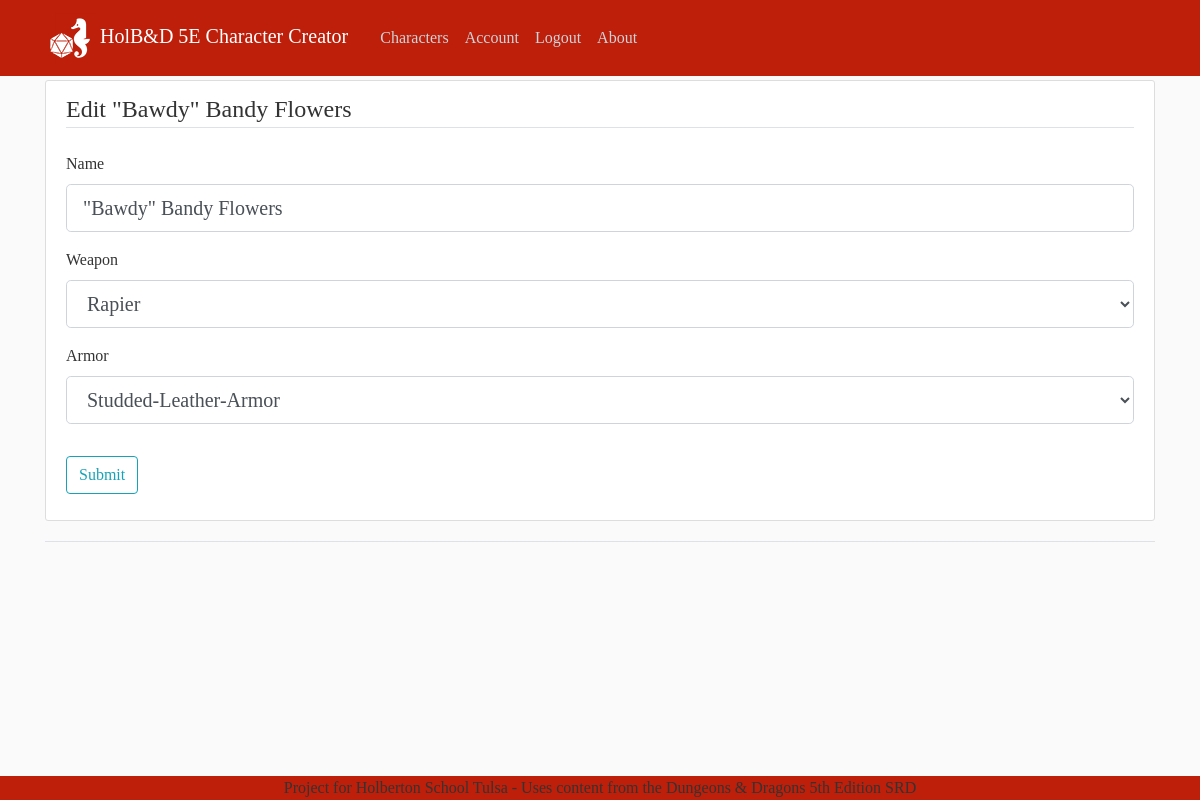
/2519a105/edit_character (signed in), run on the app's committed database.
### creator/models.py (models this page shows, shortened)
class Character(db.Model):
    id = db.Column(db.String(8), primary_key=True, autoincrement=False)
    name = db.Column(db.String(30))
    stat1 = db.Column(db.Integer)
    stat2 = db.Column(db.Integer)
    stat3 = db.Column(db.Integer)
    stat4 = db.Column(db.Integer)
    stat5 = db.Column(db.Integer)
    stat6 = db.Column(db.Integer)
    date_created = db.Column(db.DateTime, nullable=False, default=datetime.utcnow)
    strength = db.Column(db.Integer)
    dexterity = db.Column(db.Integer)
    constitution = db.Column(db.Integer)
    intelligence = db.Column(db.Integer)
    wisdom = db.Column(db.Integer)
    charisma = db.Column(db.Integer)
    ancestry = db.Column(db.String(20), nullable=False)
    heroic_class = db.Column(db.String(20), nullable=False)
    subclass = db.Column(db.String(20))
    pact_boon = db.Column(db.String(20))
    level = db.Column(db.Integer, nullable=False, default=1)
    hp1 = db.Column(db.Integer)
    hp2 = db.Column(db.Integer)
    hp3 = db.Column(db.Integer)
    hp4 = db.Column(db.Integer)
    hp5 = db.Column(db.Integer)
    hp6 = db.Column(db.Integer)
    hp7 = db.Column(db.Integer)
    hp8 = db.Column(db.Integer)
    hp9 = db.Column(db.Integer)
    hp10 = db.Column(db.Integer)
    hp11 = db.Column(db.Integer)
    hp12 = db.Column(db.Integer)
    hp13 = db.Column(db.Integer)
    hp14 = db.Column(db.Integer)
    hp15 = db.Column(db.Integer)
    hp16 = db.Column(db.Integer)
    hp17 = db.Column(db.Integer)
    hp18 = db.Column(db.Integer)
    hp19 = db.Column(db.Integer)
    hp20 = db.Column(db.Integer)
    weapon = db.Column(db.String(20))
    armor = db.Column(db.String(20))
    user_id = db.Column(db.Integer, db.ForeignKey('user.id'), nullable=False)

### creator/characters/routes.py (the view)
@characters.route('/<string:character_id>/edit_character', methods=['GET', 'POST'])
def edit_character(character_id):
    if current_user.is_authenticated:
        character = Character.query.get(character_id)
        if character.player != current_user:
            flash(f"{character.name} doesn't belong to you!")
            return redirect(url_for('characters.my_characters'))
        else:
            form = EditCharacterForm()
            if form.validate_on_submit():
                character.name = form.name.data
                character.weapon = form.weapon.data
                character.armor = form.armor.data
                db.session.commit()
                flash(f'{character.name} has been updated!', 'success')
                return redirect(url_for('characters.character_sheet',
                                        character_id=character.id))
            elif request.method == 'GET':
                form.name.data = character.name
                form.weapon.data = character.weapon
                form.armor.data = character.armor
    else:
        flash('Please login', 'danger')
        return redirect(url_for('users.login'))
    return render_template('edit_character.html', title=f'Edit {character.name}',
                           form=form, character=character)

### creator/characters/forms.py
class EditCharacterForm(FlaskForm):
    name = StringField('Name', validators=[DataRequired()])
    weapon = SelectField('Weapon', choices=[
        '-Please Choose-', 'Battleaxe', 'Club', 'Crossbow-Light', 'Dagger',
        'Flail', 'Glaive', 'Greataxe',  'Greatclub', 'Greatsword', 'Halberd',
        'Longbow', 'Longsword', 'Mace', 'Maul', 'Rapier', 'Quarterstaff',
        'Scimitar', 'Shortbow', 'Shortsword', 'Spear'
    ], validators=[DataRequired()])
    armor = SelectField('Armor', choices=[
        '-Please Choose-', 'Padded-Armor', 'Leather-Armor', 'Studded-Leather-Armor',
        'Hide-Armor', 'Chain-Shirt', 'Scale-Mail', 'Breastplate',
        'Half-Plate-Armor', 'Ring-Mail', 'Chain-Mail', 'Splint-Armor', 'Plate-Armor'
    ], validators=[DataRequired()])
    submit = SubmitField('Submit')

### creator/models.py (called while the page is built)
@login_manager.user_loader
def load_user(user_id):
    return User.query.get(str(user_id))

### creator/templates/edit_character.html (shortened to what this page needs)
{% extends "layout.html" %}
{% block content %}
<div class="content-section">
    <form method="POST" action="">
        <fieldset class="form-group">
            <legend class="border-bottom mb-4">Edit {{ character.name  }}</legend>
            <div class="form-group">
                {{ form.name.label(class="form-control-label") }}
                {% if form.name.errors %}
                    {{ form.name(class="form-control form-control-lg is-invalid") }}
                    <div class="invalid-feedback">
                        {% for error in form.name.errors %}
                            <span>{{ error }}</span>
                        {% endfor %}
                    </div>
                {% else %}
                    {{ form.name(class="form-control form-control-lg") }}
                {% endif %}
            </div>
            <div class="form-group">
                {{ form.weapon.label(class="form-control-label") }}
                {% if form.weapon.errors %}
                    {{ form.weapon(class="form-control form-control-lg is-invalid") }}
                    <div class="invalid-feedback">
                        {% for error in form.weapon.errors %}
                            <span>{{ error }}</span>
                        {% endfor %}
                    </div>
                {% else %}
                    {{ form.weapon(class="form-control form-control-lg") }}
                {% endif %}
            </div>
            <div class="form-group">
                {{ form.armor.label(class="form-control-label") }}
                {% if form.armor.errors %}
                    {{ form.armor(class="form-control form-control-lg is-invalid") }}
                    <div class="invalid-feedback">
                        {% for error in form.armor.errors %}
                            <span>{{ error }}</span>
                        {% endfor %}
                    </div>
                {% else %}
                    {{ form.armor(class="form-control form-control-lg") }}
                {% endif %}
            </div>
        </fieldset>
        <div class="form-group">
            {{ form.submit(class="btn btn-outline-info") }}
        </div>
    </form>
</div>
<div class="border-top pt-3"></div>
{% endblock content %}

### creator/static/main.css (style rules this page uses)
body { background: #fafafa; color: #333333; margin-top: 5rem; height: auto; font-family: serif; }
.content-section { background: #ffffff; padding: 10px 20px; border: 1px solid #dddddd; border-radius: 3px; margin-bottom: 20px; }

### data on the page
Character: name "\"Bawdy\" Bandy Flowers", weapon "Rapier", armor "Studded-Leather-Armor"
